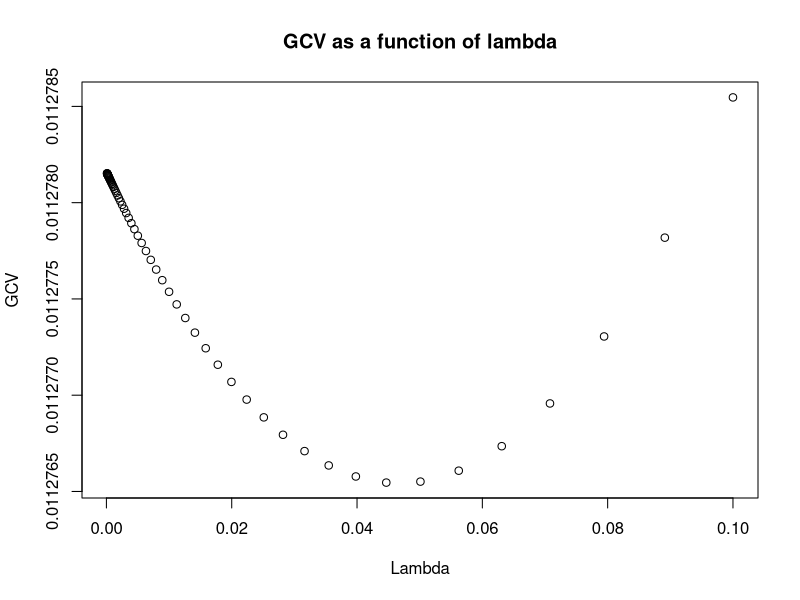

Write the R code that produced this figure.
library(MASS)

setwd('/home/noble_mannu/Documents/PhD/First/STAT_2131_Applied_Statistical_Methods_I/HW10')

Data <- read.table('Fat.txt', header = TRUE)
# Remove every tenth observation
tenths <- seq(from = 10, to = 252, by =10)
# Create data frame removing the tenths observations
Data_1 <- Data[-tenths, ]
# Create data frame removing with only the tenths observations
Data_2 <- Data[tenths, ]

# Create X matrix including intercept for the training data
intercept <- rep(1, length(Data_1$siri))
X <- cbind(intercept, data.matrix(subset(Data_1, select = -c(siri))))
Y <- Data_1$siri

# Create the linear model
linMod <- lm(siri ~ ., data = Data_1)
# Display the summary of the linear model
summary(linMod)

# Ridge regression

# Create vector of lambdas
lambda_seq <- 10^seq(-1, -4, by = -.05)

fit.ridge <- lm.ridge(siri~ ., data=Data_1, lambda = lambda_seq)  #fit.ridge$GCV contains the generalized cross validation results for each value of lambda
all.coefficients <- data.matrix(coef(fit.ridge))  #A matrix containing the fitted coefficients for each value of lambda (this includes the intercept)

# Here I plot GCV as a function of lambda
plot( lambda_seq, fit.ridge$GCV, xlab = 'Lambda', ylab = 'GCV', 
      main = 'GCV as a function of lambda')

# The next step will be choosing the best lambda
index <- which.min(fit.ridge$GCV)
min_gcv <- fit.ridge$GCV[index]
best_lambda <- as.numeric(names(fit.ridge$GCV[index]))

# Next we compute the fitted values for the best lambda using ridge regression
Y.hat.lambda <- as.vector(X%*%all.coefficients[index,])   #The fitted values for lambda = seq_of_lambda[1].

# Compute the training error for the linear model
y.lin <- Data_1$siri - linMod$fitted.values
n <- length(Data_1$siri)
err.lin <- 1/n * y.lin%*%y.lin
# Compute the training error for the ridge regression model
y.ridge <- Data_1$siri - Y.hat.lambda
err.ridge <- 1/n * y.ridge%*%y.ridge

# We get that the error from the linear model is smaller than the error using ridge
err.lin < err.ridge

# Predicting the held out data
# Create X matrix including intercept for the test data
intercept.test <- rep(1, length(Data_2$siri))
X.test <- cbind(intercept.test, data.matrix(subset(Data_2, select = -c(siri))))
Y.test <- Data_2$siri
n.test <- length(Data_2$siri)

# Using the linear model to predict the held out data
lin.coef <- coef(linMod)
fitted.Y.linear <- as.vector(X.test%*%lin.coef)
y.lin.test <- Data_2$siri - fitted.Y.linear
loss.lin <- 1/n.test * y.lin.test%*%y.lin.test

# Using the ridge model to predict the held out data
fitted.Y.ridge <- as.vector(X.test%*%all.coefficients[index,])
y.ridge.test <- Data_2$siri - fitted.Y.ridge
loss.ridge <- 1/n.test * y.ridge.test%*%y.ridge.test

# Now ridge does a better job at predicting the data
loss.ridge < loss.lin